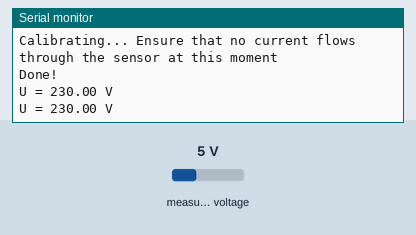
Bench run of a sketch on a simulated Arduino Uno, built with avr-gcc and run on an emulated ATmega328P. Parts: the last lines printed to the serial monitor. The test bench sets the inputs (shaded band); at power-on: measured voltage 5 V.

Above: at 1.3 s.
1.4 s: measured voltage set to 0.3 V
At 2.7 s:
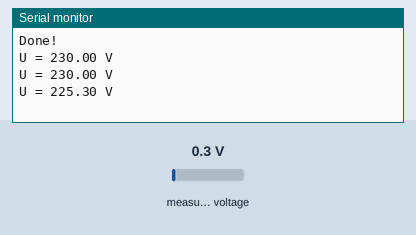
2.9 s: measured voltage set to 3.8 V
At 4.0 s:
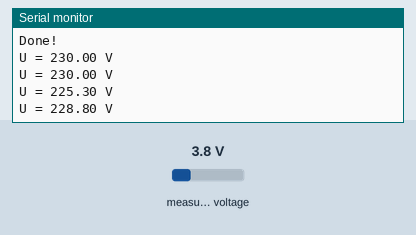
Timing chart, 0 to 5.9 s (numbered marks = the images above; inputs shaded):
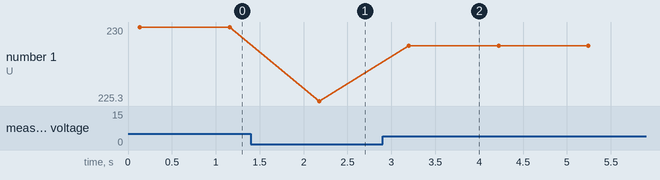

Measured:
- after the input at 1.4 s, the serial monitor: prints a new line after 0.78 s (image 1)
- after the input at 2.9 s, the serial monitor: prints a new line after 0.30 s (image 2)
- plotted number 1: 230 → 225.3 after the input at 1.4 s, 225.3 → 228.8 after the input at 2.9 s

The sketch:

MKR1000_SINE_PLOTTER.ino
```cpp
#include "ZMPT101B.h"

ZMPT101B voltageSensor(35);

void setup()
{
  Serial.begin(9600);

  Serial.println("Calibrating... Ensure that no current flows through the sensor at this moment");
  delay(100);
  voltageSensor.calibrate();
  Serial.println("Done!");
}

void loop()
{

  float U = voltageSensor.getVoltageAC();
  if (U < 200){
    U = 0;
    Serial.println(String("U = ") + U + " V");
  }
  else{
    Serial.println(String("U = ") + U + " V");
  }

  delay(1000);
}
```
